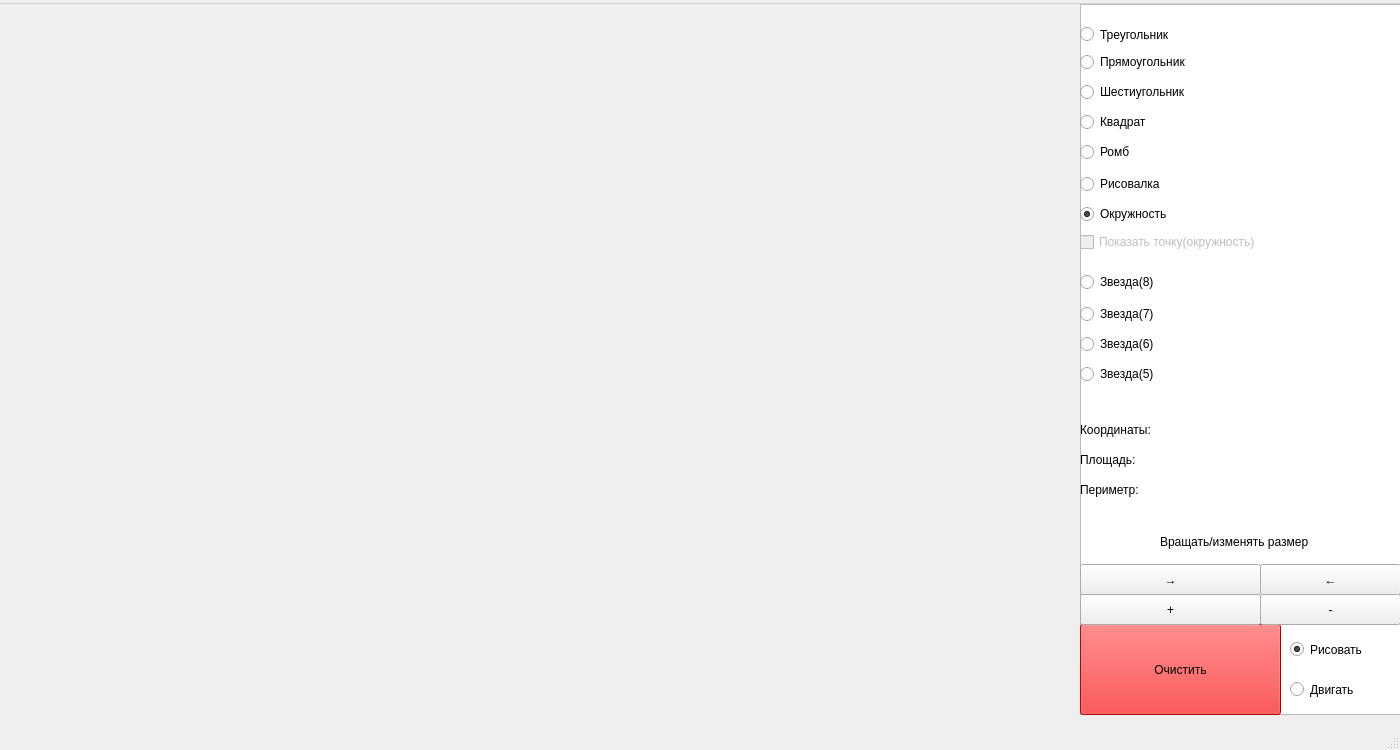
<?xml version="1.0" encoding="UTF-8"?>
<ui version="4.0">
 <class>MainWindow</class>
 <widget class="QMainWindow" name="MainWindow">
  <property name="geometry">
   <rect>
    <x>0</x>
    <y>0</y>
    <width>1400</width>
    <height>750</height>
   </rect>
  </property>
  <property name="minimumSize">
   <size>
    <width>1400</width>
    <height>750</height>
   </size>
  </property>
  <property name="maximumSize">
   <size>
    <width>1400</width>
    <height>750</height>
   </size>
  </property>
  <property name="windowTitle">
   <string>MainWindow</string>
  </property>
  <widget class="QWidget" name="centralwidget">
   <widget class="QListView" name="Background">
    <property name="enabled">
     <bool>true</bool>
    </property>
    <property name="geometry">
     <rect>
      <x>1080</x>
      <y>0</y>
      <width>321</width>
      <height>711</height>
     </rect>
    </property>
    <property name="acceptDrops">
     <bool>false</bool>
    </property>
   </widget>
   <widget class="QLabel" name="label_5">
    <property name="geometry">
     <rect>
      <x>1180</x>
      <y>420</y>
      <width>171</width>
      <height>16</height>
     </rect>
    </property>
    <property name="text">
     <string/>
    </property>
   </widget>
   <widget class="QLabel" name="label_6">
    <property name="geometry">
     <rect>
      <x>1160</x>
      <y>450</y>
      <width>171</width>
      <height>16</height>
     </rect>
    </property>
    <property name="text">
     <string/>
    </property>
   </widget>
   <widget class="QLabel" name="label_7">
    <property name="geometry">
     <rect>
      <x>1170</x>
      <y>480</y>
      <width>201</width>
      <height>16</height>
     </rect>
    </property>
    <property name="text">
     <string/>
    </property>
   </widget>
   <widget class="QPushButton" name="ClearButton">
    <property name="geometry">
     <rect>
      <x>1080</x>
      <y>620</y>
      <width>201</width>
      <height>91</height>
     </rect>
    </property>
    <property name="styleSheet">
     <string notr="true">background-color:rgb(255, 0, 0);
color : rgb(0, 0, 0)</string>
    </property>
    <property name="text">
     <string>Очистить</string>
    </property>
    <property name="iconSize">
     <size>
      <width>16</width>
      <height>16</height>
     </size>
    </property>
   </widget>
   <widget class="QCheckBox" name="checkBox">
    <property name="enabled">
     <bool>false</bool>
    </property>
    <property name="geometry">
     <rect>
      <x>1080</x>
      <y>230</y>
      <width>321</width>
      <height>16</height>
     </rect>
    </property>
    <property name="text">
     <string>Показать точку(окружность)</string>
    </property>
    <property name="checkable">
     <bool>true</bool>
    </property>
    <property name="autoRepeat">
     <bool>false</bool>
    </property>
    <property name="autoExclusive">
     <bool>false</bool>
    </property>
    <property name="tristate">
     <bool>false</bool>
    </property>
   </widget>
   <widget class="QRadioButton" name="CircleButton">
    <property name="geometry">
     <rect>
      <x>1080</x>
      <y>200</y>
      <width>321</width>
      <height>20</height>
     </rect>
    </property>
    <property name="text">
     <string>Окружность</string>
    </property>
    <property name="checked">
     <bool>true</bool>
    </property>
    <property name="autoExclusive">
     <bool>true</bool>
    </property>
    <attribute name="buttonGroup">
     <string notr="true">Figure</string>
    </attribute>
   </widget>
   <widget class="QRadioButton" name="TriangleButton">
    <property name="geometry">
     <rect>
      <x>1080</x>
      <y>20</y>
      <width>341</width>
      <height>21</height>
     </rect>
    </property>
    <property name="text">
     <string>Треугольник</string>
    </property>
    <property name="checked">
     <bool>false</bool>
    </property>
    <attribute name="buttonGroup">
     <string notr="true">Figure</string>
    </attribute>
   </widget>
   <widget class="QRadioButton" name="HexagonButton">
    <property name="geometry">
     <rect>
      <x>1080</x>
      <y>80</y>
      <width>301</width>
      <height>16</height>
     </rect>
    </property>
    <property name="text">
     <string>Шестиугольник</string>
    </property>
    <attribute name="buttonGroup">
     <string notr="true">Figure</string>
    </attribute>
   </widget>
   <widget class="QRadioButton" name="SqauerButton">
    <property name="geometry">
     <rect>
      <x>1080</x>
      <y>110</y>
      <width>321</width>
      <height>16</height>
     </rect>
    </property>
    <property name="text">
     <string>Квадрат</string>
    </property>
    <attribute name="buttonGroup">
     <string notr="true">Figure</string>
    </attribute>
   </widget>
   <widget class="QRadioButton" name="RectangleButton">
    <property name="geometry">
     <rect>
      <x>1080</x>
      <y>50</y>
      <width>301</width>
      <height>16</height>
     </rect>
    </property>
    <property name="text">
     <string>Прямоугольник</string>
    </property>
    <attribute name="buttonGroup">
     <string notr="true">Figure</string>
    </attribute>
   </widget>
   <widget class="QRadioButton" name="RhombusButton">
    <property name="geometry">
     <rect>
      <x>1080</x>
      <y>140</y>
      <width>281</width>
      <height>16</height>
     </rect>
    </property>
    <property name="text">
     <string>Ромб</string>
    </property>
    <attribute name="buttonGroup">
     <string notr="true">Figure</string>
    </attribute>
   </widget>
   <widget class="QRadioButton" name="PolylineButton">
    <property name="geometry">
     <rect>
      <x>1080</x>
      <y>170</y>
      <width>341</width>
      <height>20</height>
     </rect>
    </property>
    <property name="text">
     <string>Рисовалка</string>
    </property>
    <attribute name="buttonGroup">
     <string notr="true">Figure</string>
    </attribute>
   </widget>
   <widget class="QRadioButton" name="Star5Button">
    <property name="geometry">
     <rect>
      <x>1080</x>
      <y>360</y>
      <width>311</width>
      <height>20</height>
     </rect>
    </property>
    <property name="text">
     <string>Звезда(5)</string>
    </property>
    <attribute name="buttonGroup">
     <string notr="true">Figure</string>
    </attribute>
   </widget>
   <widget class="QRadioButton" name="Star6Button">
    <property name="geometry">
     <rect>
      <x>1080</x>
      <y>330</y>
      <width>331</width>
      <height>20</height>
     </rect>
    </property>
    <property name="text">
     <string>Звезда(6)</string>
    </property>
    <attribute name="buttonGroup">
     <string notr="true">Figure</string>
    </attribute>
   </widget>
   <widget class="QRadioButton" name="Star8Button">
    <property name="geometry">
     <rect>
      <x>1080</x>
      <y>270</y>
      <width>401</width>
      <height>16</height>
     </rect>
    </property>
    <property name="text">
     <string>Звезда(8)</string>
    </property>
    <attribute name="buttonGroup">
     <string notr="true">Figure</string>
    </attribute>
   </widget>
   <widget class="QRadioButton" name="MoveButton">
    <property name="geometry">
     <rect>
      <x>1290</x>
      <y>670</y>
      <width>121</width>
      <height>31</height>
     </rect>
    </property>
    <property name="text">
     <string>Двигать</string>
    </property>
    <attribute name="buttonGroup">
     <string notr="true">Mode</string>
    </attribute>
   </widget>
   <widget class="QRadioButton" name="DrawButton">
    <property name="geometry">
     <rect>
      <x>1290</x>
      <y>630</y>
      <width>111</width>
      <height>31</height>
     </rect>
    </property>
    <property name="text">
     <string>Рисовать</string>
    </property>
    <property name="checked">
     <bool>true</bool>
    </property>
    <attribute name="buttonGroup">
     <string notr="true">Mode</string>
    </attribute>
   </widget>
   <widget class="QPushButton" name="LeftRotateButton">
    <property name="geometry">
     <rect>
      <x>1260</x>
      <y>560</y>
      <width>141</width>
      <height>31</height>
     </rect>
    </property>
    <property name="text">
     <string>←</string>
    </property>
    <attribute name="buttonGroup">
     <string notr="true">Rotate</string>
    </attribute>
   </widget>
   <widget class="QPushButton" name="RightRotateButton">
    <property name="geometry">
     <rect>
      <x>1080</x>
      <y>560</y>
      <width>181</width>
      <height>31</height>
     </rect>
    </property>
    <property name="text">
     <string>→</string>
    </property>
    <attribute name="buttonGroup">
     <string notr="true">Rotate</string>
    </attribute>
   </widget>
   <widget class="QPushButton" name="PlusButton">
    <property name="geometry">
     <rect>
      <x>1080</x>
      <y>590</y>
      <width>181</width>
      <height>31</height>
     </rect>
    </property>
    <property name="text">
     <string>+</string>
    </property>
    <property name="autoDefault">
     <bool>false</bool>
    </property>
    <attribute name="buttonGroup">
     <string notr="true">Size</string>
    </attribute>
   </widget>
   <widget class="QPushButton" name="MinusButton">
    <property name="geometry">
     <rect>
      <x>1260</x>
      <y>590</y>
      <width>141</width>
      <height>31</height>
     </rect>
    </property>
    <property name="text">
     <string>-</string>
    </property>
    <attribute name="buttonGroup">
     <string notr="true">Size</string>
    </attribute>
   </widget>
   <widget class="QRadioButton" name="Star7Button">
    <property name="geometry">
     <rect>
      <x>1080</x>
      <y>300</y>
      <width>351</width>
      <height>20</height>
     </rect>
    </property>
    <property name="text">
     <string>Звезда(7)</string>
    </property>
    <attribute name="buttonGroup">
     <string notr="true">Figure</string>
    </attribute>
   </widget>
   <widget class="QLabel" name="label_2">
    <property name="geometry">
     <rect>
      <x>1080</x>
      <y>410</y>
      <width>121</width>
      <height>31</height>
     </rect>
    </property>
    <property name="text">
     <string>Координаты:</string>
    </property>
   </widget>
   <widget class="QLabel" name="label_3">
    <property name="geometry">
     <rect>
      <x>1080</x>
      <y>440</y>
      <width>66</width>
      <height>32</height>
     </rect>
    </property>
    <property name="text">
     <string>Площадь:</string>
    </property>
   </widget>
   <widget class="QLabel" name="label_4">
    <property name="geometry">
     <rect>
      <x>1080</x>
      <y>470</y>
      <width>81</width>
      <height>31</height>
     </rect>
    </property>
    <property name="text">
     <string>Периметр:</string>
    </property>
   </widget>
   <widget class="QLabel" name="label">
    <property name="geometry">
     <rect>
      <x>1160</x>
      <y>530</y>
      <width>191</width>
      <height>16</height>
     </rect>
    </property>
    <property name="text">
     <string>Вращать/изменять размер</string>
    </property>
   </widget>
  </widget>
  <widget class="QMenuBar" name="menubar">
   <property name="geometry">
    <rect>
     <x>0</x>
     <y>0</y>
     <width>1400</width>
     <height>22</height>
    </rect>
   </property>
   <widget class="QMenu" name="menu">
    <property name="title">
     <string/>
    </property>
   </widget>
   <addaction name="menu"/>
  </widget>
  <widget class="QStatusBar" name="statusbar"/>
 </widget>
 <resources/>
 <connections/>
 <buttongroups>
  <buttongroup name="Rotate"/>
  <buttongroup name="Figure"/>
  <buttongroup name="Size"/>
  <buttongroup name="Mode"/>
 </buttongroups>
</ui>
